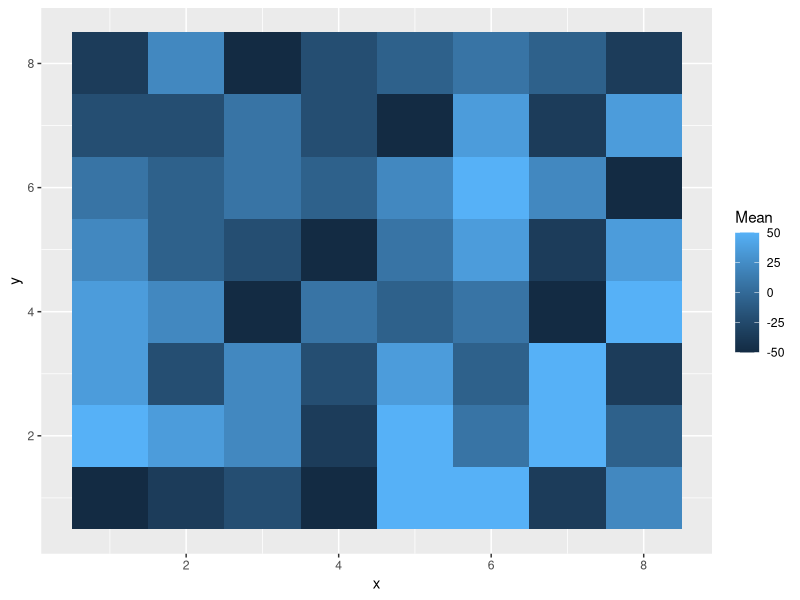
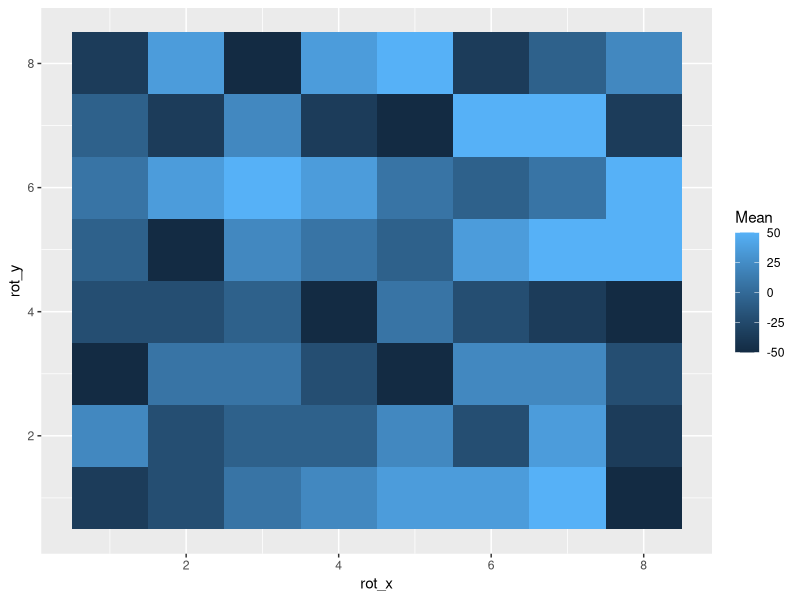

Recreate these plots in R, in order.
library(tidyverse)
# make envs
envirionmentMeanAdol <- seq(-50, 50, length.out = 8)
envirionmentVarianceAdol <- rep(c(2, 10, 15, 25), length.out = 8)
dat_social <- expand.grid(x1 = 1:8, x2 = 1:8)

# number of hidden gems
gem_envs <- list()
# make gem environments
for (i in 1:6) {
  # shuffle environment
  EnvirionemntAdol <- expand.grid(Mean = envirionmentMeanAdol, Variance = envirionmentVarianceAdol) %>%
    .[sample(1:nrow(.)), ]
  index <- sample(x = 1:length(EnvirionemntAdol[, 1]), size = 2)
  Gem <- rnorm(2, mean = 150, sd = 10)
  EnvirionemntAdol[index, 1] <- Gem
  gem_envs[[i]] <- EnvirionemntAdol %>%
    mutate(env_idx = i) %>%
    mutate(x = dat_social$x1, y = dat_social$x2)
} # to be nested for SI - no SI

no_gem_envs <- list()
# make no gem environment
for (i in 1:6) {
  # shuffle environment
  EnvirionemntAdol <- expand.grid(Mean = envirionmentMeanAdol, Variance = envirionmentVarianceAdol) %>%
    .[sample(1:nrow(.)), ]
  no_gem_envs[[i]] <- EnvirionemntAdol %>%
    mutate(env_idx = i) %>%
    mutate(x = dat_social$x1, y = dat_social$x2)
} # to be nested for SI - no SI



# make matrix with indices
index_matrix <- matrix(1:64, nrow = 8, ncol = 8) # %>%as.array()
# rotate function
rotate <- function(x) t(apply(x, 2, rev))

# save rotated index in array
order <- index_matrix %>%
  rotate() %>%
  as.numeric()

# check if it works
no_gem_envs[[2]]$rot_x <- no_gem_envs[[2]]$x[order]
no_gem_envs[[2]]$rot_y <- no_gem_envs[[2]]$y[order]

no_rot <- ggplot(no_gem_envs[[2]], aes(x = x, y = y, fill = Mean)) +
  geom_tile() #+
  #scale_fill_continuous_divergingx(palette = "Spectral", mid = 0)

rot <- ggplot(no_gem_envs[[2]], aes(x = rot_x, y = rot_y, fill = Mean)) +
  geom_tile() #+
  #scale_fill_continuous_divergingx(palette = "Spectral", mid = 0)

no_rot
rot
# rotation(ah,angle=90)
